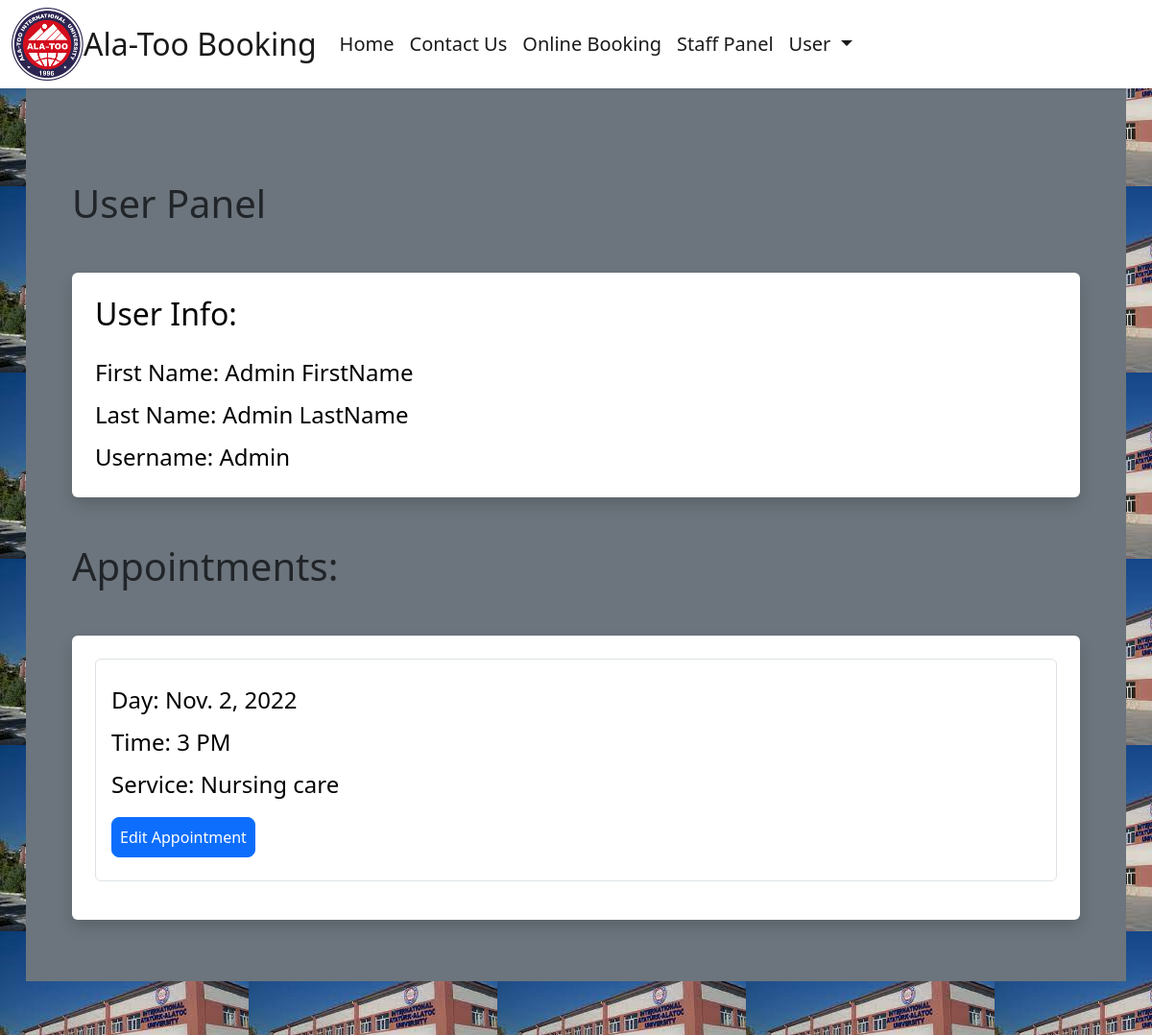
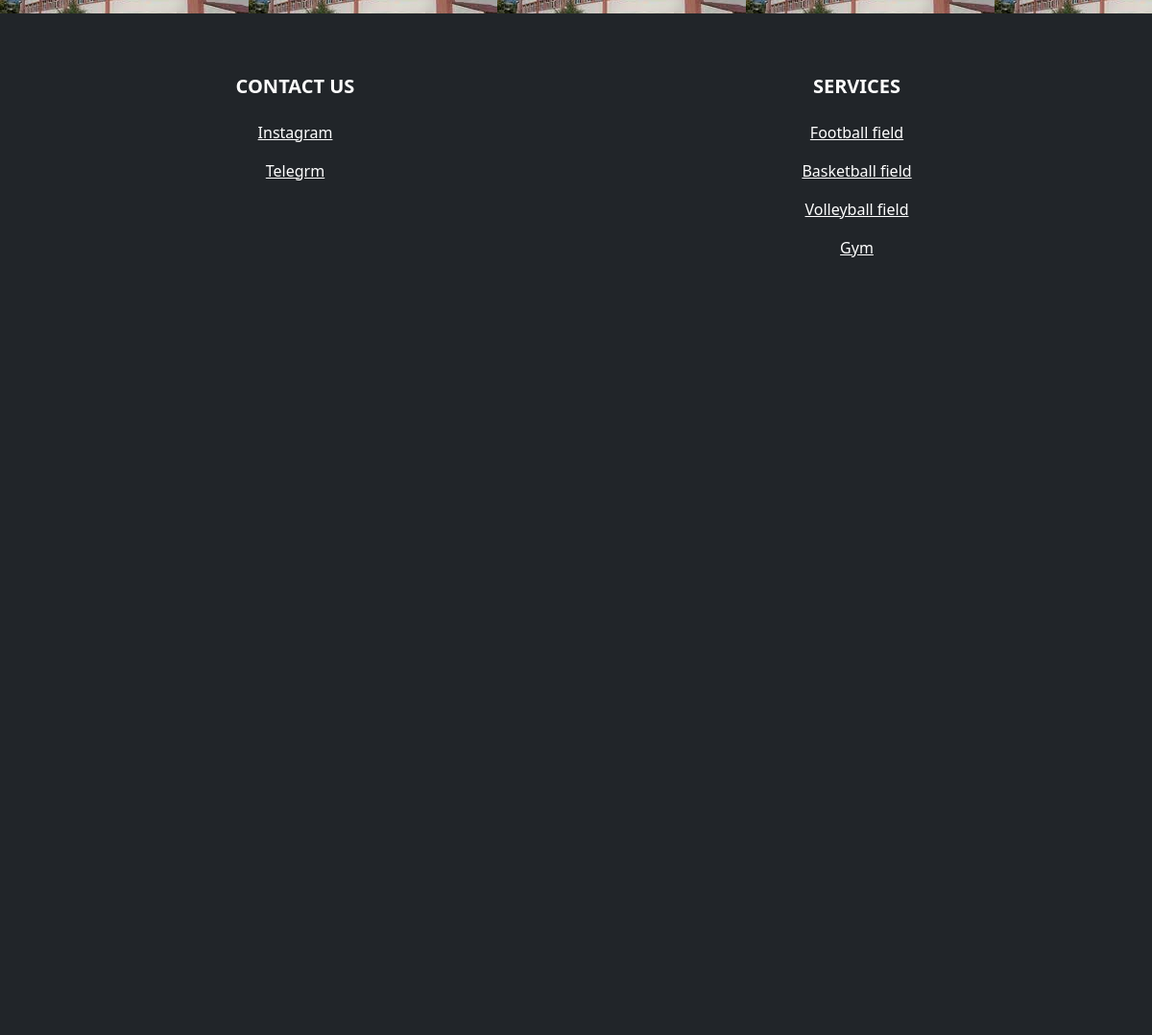
The page /user-panel (signed in) on the database its author committed (2 pictures, top to bottom).
### booking/models.py (models this page shows, shortened)
class Appointment(models.Model):
    user = models.ForeignKey(User, on_delete=models.CASCADE, null=True, blank=True)
    service = models.CharField(max_length=50, choices=SERVICE_CHOICES, default="Football field")
    day = models.DateField(default=datetime.now)
    time = models.CharField(max_length=10, choices=TIME_CHOICES, default="4 PM")
    time_ordered = models.DateTimeField(default=datetime.now, blank=True)

### booking/views.py (the view)
# urls.py: path('user-panel', views.userPanel, name='userPanel'),
def userPanel(request):
    user = request.user
    appointments = Appointment.objects.filter(user=user).order_by('day', 'time')
    return render(request, 'userPanel.html', {
        'user':user,
        'appointments':appointments,
    })

### booking/templates/userPanel.html (shortened to what this page needs)
{% extends 'layout.html' %}
{% load static %}
{% block body %}
{% if user.is_authenticated %}
<div class="bg bg-secondary text-dark pt-5 pb-5">
<h1 class=" ms-5 mt-5 ">User Panel</h1>
<div class="shadow p-4 mb-5 bg-body bg-body rounded text-black  m-5 ">
    <h2 class="">User Info:</h2>
    <ul class="list-group fs-4 mt-3">
            <li class="list-group mt-2">First Name: {{ user.first_name }}</li>
            <li class="list-group mt-2">Last Name: {{ user.last_name }}</li>
            <li class="list-group mt-2">Username: {{ user.username }}</li>
    </ul>
</div>
{% if appointments.count > 0 %}
<div class="mt-5 ">
    <h1 class=" ms-5">Appointments:</h1>
    <div class="shadow p-4 mb-3 bg-body bg-body rounded text-black  m-5">
        {% for appointment in appointments %}
        <div class="list-group fs-4 border p-3 mb-3">
            <p class="list-group mt-2">Day: {{ appointment.day }}</p>
            <p class="list-group mt-2">Time: {{ appointment.time }}</p>
            <p class="list-group mt-2">Service: {{ appointment.service }}</p>
            <div class="mt-3 mb-2">
                <a class="btn btn-primary rounded-3 p-2" href="{% url 'userUpdate' appointment.id %}">Edit Appointment</a>
            </div>
        </div>
        {% endfor %}
    </div>
</div>
{% endif %}
{% else %}
<div class="shadow p-4 mb-5 bg-body bg-body rounded text-black  m-5">
    <h1 class="p-2  ms-3">First Sign in!</h1>
    <a href="{% url 'login' %}" class="btn btn-primary text-white">Sign in</a>
</div>
{% endif %}
</div>
{% endblock %}

### static/css/style.css (style rules this page uses)
body { background="img/background.jpg" }

### rows shown on the page
Appointment: day "Nov. 2, 2022", time "3 PM", service "Nursing care"

### other values the page prints
{{ user.first_name }} "Admin FirstName"
{{ user.last_name }} "Admin LastName"
{{ user.username }} "Admin"
